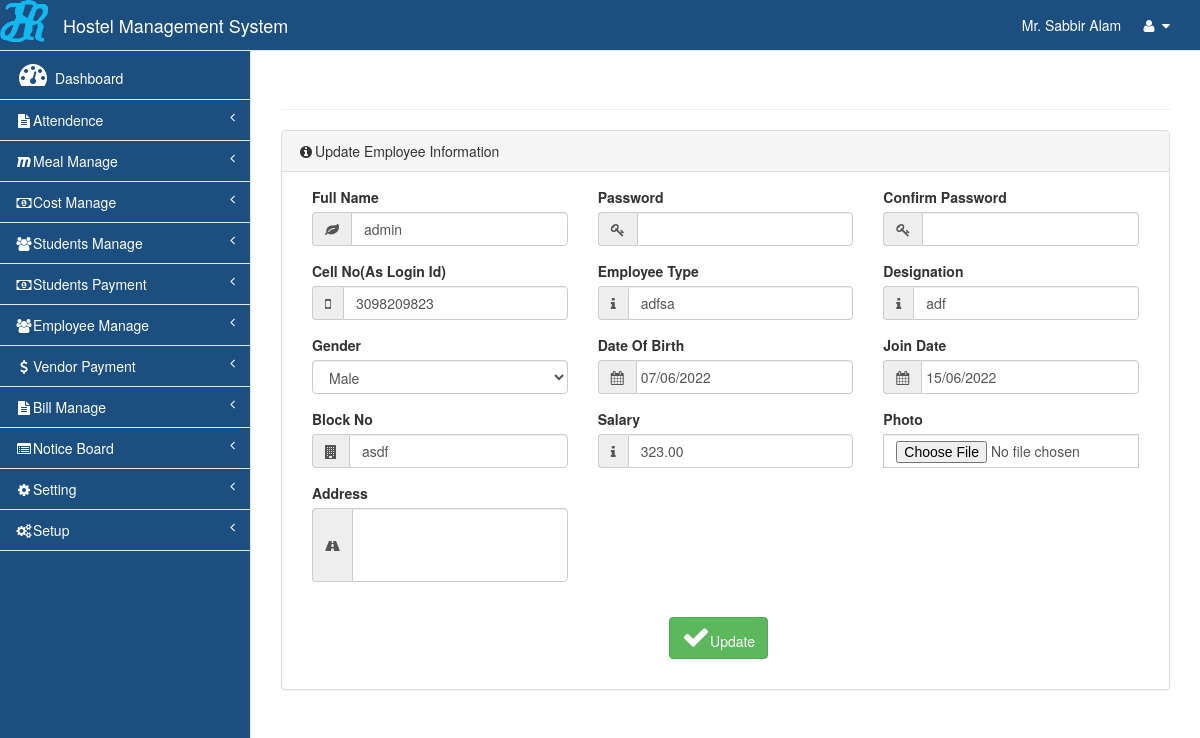
Screenshot of /ui/employee/edit.php?id=EMP006&wtd=edit (signed in) with the database file from the repository.
### tables this page shows
CREATE TABLE `employee` (
  `serial` int(11) NOT NULL,
  `empId` varchar(10) NOT NULL,
  `userGroupId` varchar(10) NOT NULL,
  `name` varchar(50) NOT NULL,
  `empType` varchar(50) NOT NULL,
  `gender` varchar(10) NOT NULL,
  `dob` date NOT NULL,
  `cellNo` varchar(15) NOT NULL,
  `address` varchar(150) NOT NULL,
  `doj` date NOT NULL,
  `designation` varchar(50) NOT NULL,
  `salary` decimal(18,2) NOT NULL,
  `blockNo` varchar(10) NOT NULL,
  `isActive` varchar(1) NOT NULL,
  `perPhoto` varchar(20) DEFAULT NULL
);

### inc/dbPlayer.php (called while the page is built, shortened)
<?php
class dbPlayer {
    private $db_host="localhost";
    private $db_name="hms";
    private $db_user="root";
    private $db_pass="";
    protected $con;
   public function open(){
        $this->con = mysqli_connect($this->db_host,$this->db_user,$this->db_pass);
       if($this->con)
       {
           $dbSelect = mysqli_select_db($this->con, $this->db_name);
           if($dbSelect)
           {
               return "true";
           }
           else
           {
               return mysqli_error();
           }
       }
        else
        {
            return  mysqli_error();
        }
    }
    public  function  getData($query)
    {
        $res = mysqli_query($this->con, $query);
        if(!$res)
        {
            return "Can't get data";
        }
        else
        {
            return $res;
        }
    }
}

### ui/employee/edit.php (the view, shortened to what this page needs)
<?php
require('./../../inc/dbPlayer.php');
if (isset($_GET['id']) && $_GET['wtd']) {
    $db = new \dbPlayer\dbPlayer();
    if($_GET['wtd']==="edit")
    {
        if ($msg = "true") {
            $result = $db->getData("SELECT * FROM employee where empId='".$GLOBALS["empId"]."'and isActive='Y'");
            if($result !== "Can't get data")
            {
                $handyCam = new \handyCam\handyCam();
                $data = array();
                while ($row = mysqli_fetch_array($result)) {
                    array_push($data,$row['name']);
                    array_push($data,$row['cellNo']);
                    array_push($data,$row['empType']);
                    array_push($data,$row['designation']);
                    array_push($data,$row['gender']);
                    array_push($data,$handyCam->getAppDate($row['dob']));
                    array_push($data,$handyCam->getAppDate($row['doj']));
                    array_push($data,$row['blockNo']);
                    array_push($data,$row['salary']);
                    array_push($data,$row['address']);
                }
                formRender($data);
            }
            else
            {
                echo '<script type="text/javascript"> alert("' . $result . '");</script>';
                header("location: view.php");
            }
        } else {
            echo '<script type="text/javascript"> alert("' . $msg . '");</script>';
            header("location: view.php");
        }
    }
    else
    {
        header("location: view.php");
    }
}
else
{
    header("location: view.php");
}
function formRender($data)
{ ?>
    <?php include('./../../master.php'); ?>
    <div id="page-wrapper">
    <div class="row">
        <div class="col-lg-12">
            <h1 class="page-header titlehms"><i class="fa fa-hand-o-right"></i>Update Employee</h1>
        </div>
    </div>
    <div class="row">
        <div class="col-lg-12">
            <div class="panel panel-default">
                <div class="panel-heading">
                    <i class="fa fa-info-circle fa-fw"></i>Update Employee Information
                </div>
                <div class="panel-body">
                    <div class="row">
                        <div class="col-lg-12">
                            <form name="payment" action="edit.php?update=1" onsubmit="return checkForm(this);"  accept-charset="utf-8" method="post" enctype="multipart/form-data">
                                <div class="row">
                                    <div class="col-lg-12">
                                        <div class="col-lg-4">
                                            <div class="form-group ">
                                                <label>Full Name</label>
                                                <div class="input-group">
                                                    <span class="input-group-addon"><i class="fa fa-leaf"></i> </span>
                                                    <input type="text" placeholder="Full Name" class="form-control" name="name" value="<?php echo $data[0];?>" required>
                                                </div>
                                            </div>
                                        </div>
                                        <div class="col-lg-4">
                                            <div class="form-group ">
                                                <label>Password</label>
                                                <div class="input-group">
                                                    <span class="input-group-addon"><i class="fa fa-key"></i> </span>
                                                    <input type="password" id="password" placeholder="" class="form-control" name="password" required>
                                                </div>
                                            </div>
                                        </div>
                                        <div class="col-lg-4">
                                            <div class="form-group ">
                                                <label>Confirm Password</label>
                                                <div class="input-group">
                                                    <span class="input-group-addon"><i class="fa fa-key"></i> </span>
                                                    <input type="password" id="rePassword" placeholder="" class="form-control" name="rePassword" required>
                                                </div>
                                            </div>
                                        </div>
                                    </div>
                                </div>
                                <div class="row">
                                    <div class="col-lg-12">
                                        <div class="col-lg-4">
                                            <div class="form-group ">
                                                <label>Cell No(As Login Id)</label>
                                                <div class="input-group">
                                                    <span class="input-group-addon"><i class="fa fa-mobile-phone"></i> </span>
                                                    <input type="text" placeholder="Mobile No" class="form-control" name="cellNo" value="<?php echo $data[1];?>" required>
                                                </div>
                                            </div>
                                        </div>
                                        <div class="col-lg-4">
                                            <div class="form-group ">
                                                <label>Employee Type</label>
                                                <div class="input-group">
                                                    <span class="input-group-addon"><i class="fa fa-info"></i> </span>
                                                    <input type="text" placeholder="Employee Type" class="form-control" name="empType" value="<?php echo $data[2];?>" required>
                                                </div>
                                            </div>
                                        </div>
                                        <div class="col-lg-4">
                                            <div class="form-group ">
                                                <label>Designation</label>
                                                <div class="input-group">
                                                    <span class="input-group-addon"><i class="fa fa-info"></i> </span>
                                                    <input type="text" placeholder="Designation" class="form-control" name="designation" value="<?php echo $data[3];?>" required>
                                                </div>
                                            </div>
                                        </div>
                                    </div>
                                </div>
                                <div class="row">
                                    <div class="col-lg-12">
                                        <div class="col-lg-4">
                                            <div class="form-group">
                                                <label>Gender</label>
                                                <select class="form-control" name="gender" required="">
                                                    <?php
                                                        if($data[4]=="Male")
                                                        {
                                                            echo '<option value="Male" selected>Male</option>';
                                                        }
                                                        else
                                                        {
                                                            echo '<option value="Male" >Male</option>';
                                                            echo ' <option value="Female" selected>Female</option>';
                                                        }
                                                    ?>
                                                </select>
                                            </div>
                                        </div>
                                        <div class="col-lg-4">
                                            <div class="form-group ">
                                                <label>Date Of Birth</label>
                                                <div class="input-group date" id='dp1'>
                                                    <span class="input-group-addon"><i class="fa fa-calendar"></i> </span>
                                                    <input type="text" placeholder="Date Of Birth" class="form-control datepicker" name="dob" value="<?php echo $data[5];?>" required  data-date-format="dd/mm/yyyy">
                                                </div>
                                            </div>
                                        </div>
                                        <div class="col-lg-4">
                                            <div class="form-group ">
                                                <label>Join Date</label>
                                                <div class="input-group date" id='dp1'>
                                                    <span class="input-group-addon"><i class="fa fa-calendar"></i> </span>
                                                    <input type="text" placeholder="Join Date" class="form-control datepicker" name="doj" value="<?php echo $data[6];?>" required  data-date-format="dd/mm/yyyy">
                                                </div>
                                            </div>
                                        </div>
                                    </div>
                                </div>
                                <div class="row">
                                    <div class="col-lg-12">
                                        <div class="col-lg-4">
                                            <div class="form-group ">
                                                <label>Block No</label>
                                                <div class="input-group">
                                                    <span class="input-group-addon"><i class="fa fa-building"></i> </span>
                                                    <input type="text" placeholder="Block No" class="form-control" name="blockNo" value="<?php echo $data[7];?>" required>
                                                </div>
                                            </div>
                                        </div>
                                        <div class="col-lg-4">
                                            <div class="form-group ">
                                                <label>Salary</label>
                                                <div class="input-group">
                                                    <span class="input-group-addon"><i class="fa fa-info"></i> </span>
                                                    <input type="text" placeholder="Salary" class="form-control" name="salary" value="<?php echo $data[8];?>" required>
                                                </div>
                                            </div>
                                        </div>
                                        <div class="col-lg-4">
                                            <div class="form-group ">
                                                <label>Photo</label>
                                                <div class="input-group">
                                                    <input type="file" class="form-control" name="perPhoto">
                                                </div>
                                            </div>
                                        </div>
                                    </div>
                                </div>
                                <div class="row">
                                    <div class="col-lg-12">
                                        <div class="col-lg-4">
                                            <div class="form-group ">
                                                <label>Address</label>
                                                <div class="input-group">
                                                    <span class="input-group-addon"><i class="fa fa-road"></i> </span>
                                                    <textarea rows="3" placeholder="Address" class="form-control" name="presentAddress" required> <?php echo $data[9];?></textarea>
                                                </div>
                                            </div>
                                        </div>
                                    </div>
                                </div>
                                <div class="row">
                                    <div class="col-lg-12">
                                    </div>
                                </div>
                                <div class="row">
                                    <div class="col-lg-12">
                                        <div class="col-lg-5"></div>
                                        <div class="col-lg-2">
                                            <div class="form-group ">
                                                <button type="submit" class="btn btn-success" name="btnUpdate" ><i class="fa fa-2x fa-check"></i>Update</button>
                                            </div>
                                        </div>
                                        <div class="col-lg-5">
                                        </div>
                                    </div>
                                </div>
                            </form>
                        </div>
                    </div>
                </div>
            </div>
        </div>
    </div>
    <?php include('./../../footer.php'); ?>
<?php }?>

### master.php (style rules this page uses)
textarea { resize: none; }

### rows the page displays
employee: name "admin", cellNo "3098209823", empType "adfsa", designation "adf", gender "Male", blockNo "asdf", salary "323.00"

### other values shown
$name "Mr. Sabbir Alam"
